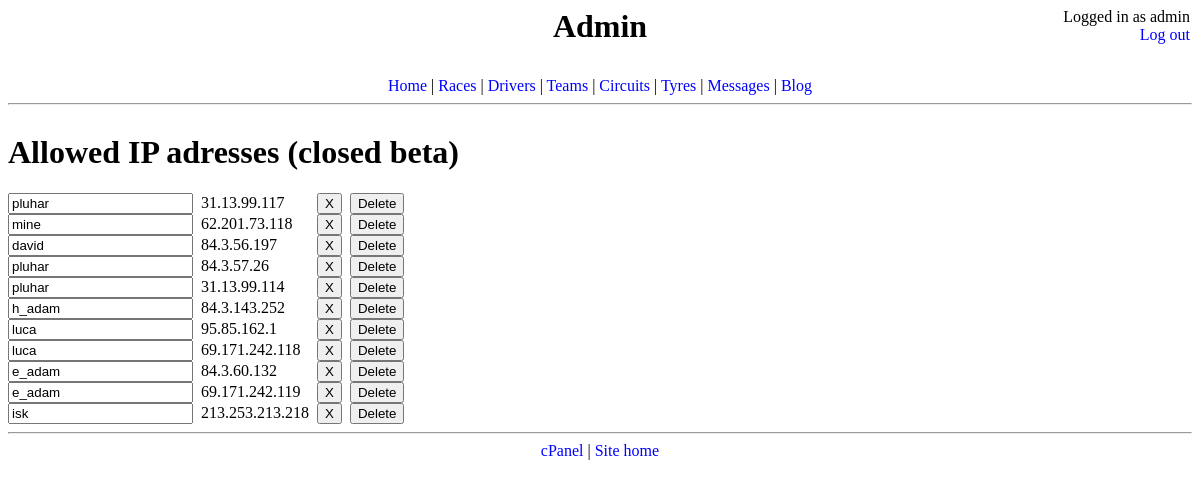
The app's page /admin/ips.php (signed in) with its own data.
### tables this page shows
CREATE TABLE IF NOT EXISTS `ip` (
  `no` int(4) NOT NULL AUTO_INCREMENT,
  `ip` varchar(20) NOT NULL,
  `name` varchar(20) NOT NULL,
  `valid` int(1) NOT NULL,
  PRIMARY KEY (`no`)
);

### public_html/admin/ips.php (the view, shortened to what this page needs)
<?php
require_once('included/head_admin.php');
echo '<h1>Allowed IP adresses (closed beta)</h1>';
$query = mysqli_query($sdb,
	"SELECT *
	FROM ip
	ORDER BY no DESC");
echo '<table>';
while ($row = mysqli_fetch_array($query)) {
	echo '<tr><form method="post" action="/admin/ips">';
	echo '<td><input type="text" name="name" value="'.$row['name'].'"></td>';
	echo '<td>'.$row['ip'].'</td>';
	if ($row['valid'] > 0) {
		echo '<td><input type="submit" name="submit" value="X"></td>';
	}
	else {
		echo '<td><input type="submit" name="submit" value="Allow"></td>';
	}
	echo '<td><input type="submit" name="delete" value="Delete"></td>';
	echo '</form></tr>';
}
echo '</table>';
require_once('included/foot_admin.php');
?>

### public_html/css/admin.css (style rules this page uses)
body { word-wrap:break-word; min-width:780px; }
table { border-collapse: collapse; }
table td { margin:0px; padding:0px; padding-right:8px; }

### records on screen
ip: name "pluhar", ip "31.13.99.117"
ip: name "mine", ip "62.201.73.118"
ip: name "david", ip "84.3.56.197"
ip: name "pluhar", ip "84.3.57.26"
ip: name "pluhar", ip "31.13.99.114"
ip: name "h_adam", ip "84.3.143.252"
ip: name "luca", ip "95.85.162.1"
ip: name "luca", ip "69.171.242.118"
ip: name "e_adam", ip "84.3.60.132"
ip: name "e_adam", ip "69.171.242.119"
ip: name "isk", ip "213.253.213.218"

### other values on screen
$_SESSION['user'] "admin"
